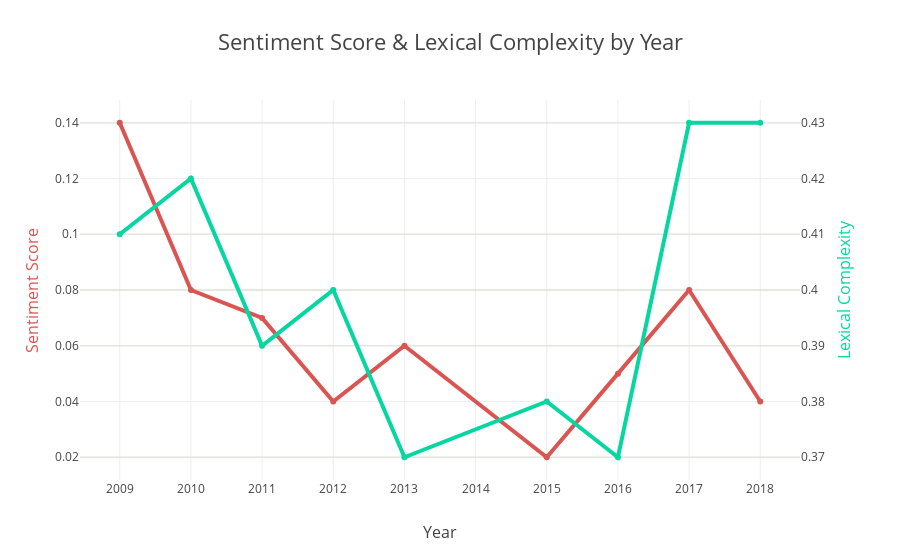

This figure's notebook cell:
### Markdown cell above
### Plot Sentiment Scores and Lexical Complexity by Year

### Code cell
trace0 = go.Scatter(
    x = df_avg['year'],
    y = df_avg['sentiment'],
    name = 'Sentiment',
    line = dict(
        color = ('#DA5552'),
        width = 4)
)
trace1 = go.Scatter(
    x = df_avg['year'],
    y = df_avg['lexical_complexity'],
    name = 'Lexical Complexity',
    yaxis='y2',
    line = dict(
        color = ('#06D6A0'),
        width = 4)
)
data = [trace0,trace1]
layout = go.Layout(
        title = 'Sentiment Score & Lexical Complexity by Year',
        titlefont = dict(size=22),
        xaxis = dict(
            title = 'Year',
            titlefont = dict(size=16),
            dtick = 1),    
        yaxis = dict(
            title = 'Sentiment Score',
            titlefont = dict(size=16,color='#DA5552'),
            autorange = True,
            showgrid = True,
            zeroline = True,
            gridcolor = '#BBC7A4',
            gridwidth = 1,
            zerolinecolor = '#BBC7A4',
            zerolinewidth = 3),
        yaxis2=dict(
        title='Lexical Complexity',
        titlefont=dict(size=16,
            color='#06D6A0'
        ),
        overlaying='y',
        side='right'
    ),
        margin = dict(
            l = 80,
            r = 100,
            b = 80,
            t = 100),
        showlegend=False)

fig = go.Figure(data=data, layout=layout)
iplot(fig, filename='scatter-plot-with-colorscale')

### Figure 1 — Plotly figure (JSON) as saved in the notebook; plotly's stock layout.template omitted (floating-point values rounded to 4 significant figures)
{"data": [{"line": {"color": "#DA5552", "width": 4}, "name": "Sentiment", "type": "scatter", "x": [2009, 2010, 2011, 2012, 2013, 2015, 2016, 2017, 2018], "y": [0.14, 0.08, 0.07, 0.04, 0.06, 0.02, 0.05, 0.08, 0.04]}, {"line": {"color": "#06D6A0", "width": 4}, "name": "Lexical Complexity", "type": "scatter", "x": [2009, 2010, 2011, 2012, 2013, 2015, 2016, 2017, 2018], "y": [0.41, 0.42, 0.39, 0.4, 0.37, 0.38, 0.37, 0.43, 0.43], "yaxis": "y2"}], "layout": {"margin": {"b": 80, "l": 80, "r": 100, "t": 100}, "showlegend": false, "title": "Sentiment Score & Lexical Complexity by Year", "titlefont": {"size": 22}, "xaxis": {"dtick": 1, "title": "Year", "titlefont": {"size": 16}}, "yaxis": {"autorange": true, "gridcolor": "#BBC7A4", "gridwidth": 1, "showgrid": true, "title": "Sentiment Score", "titlefont": {"color": "#DA5552", "size": 16}, "zeroline": true, "zerolinecolor": "#BBC7A4", "zerolinewidth": 3}, "yaxis2": {"overlaying": "y", "side": "right", "title": "Lexical Complexity", "titlefont": {"color": "#06D6A0", "size": 16}}}}
